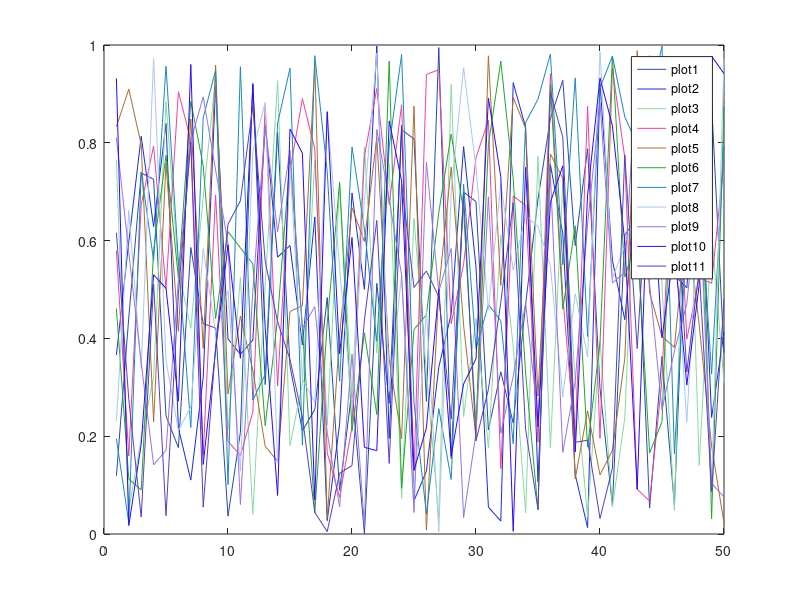

Source code (MATLAB):
%% Random Legended multi-line plot code snippet  
x = 1 : 50;
y = rand(11,50); % 11 traces, 50 samples long
h = zeros(11,1); % initialize handles for 11 plots
figure;
h(1)=plot(x,y(1,:),'color',[rand(1),rand(1),rand(1)]); hold on;
for ii = 2 : 11
  h(ii)=plot(x,y(ii,:),'color',[rand(1),rand(1),rand(1)]);
end
hold off;
legend(h,'plot1','plot2','plot3','plot4','plot5','plot6','plot7',...
       'plot8','plot9','plot10','plot11');
  